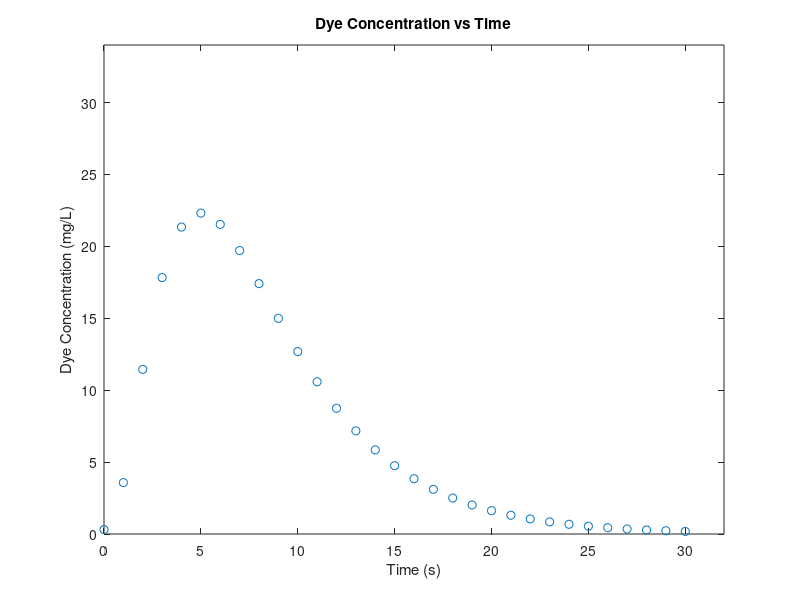

Write the MATLAB code that produced this figure.
data = load('dye.dat');

N = length(data);   % Number of points
a = data(1,1);      % First point value
b = data(N,1);      % Last point value
h = data(2,1) - data(1,1);  % Time intervals (assume constant).

% Rectangular integration (left side)
integ1 = h*sum(data(1:(N-1),2));

% Trapezoidal integration
integ2 = .5*h*(data(1,2) + data(N,2) + 2*sum(data(2:(N-1),2)));

% Simpson's integration
integ3 = (1/3)*h*(data(1,2) + data(N,2) + 4*sum(data(2:2:(N-1),2)) + 2*sum(data(3:2:(N-2),2)));

% MATLAB trapz function
integ4 = trapz(data(:,1),data(:,2));

% Prompt for input
injected = input('Please enter amount of injected dye (mg): ');

% Calculate cardiac input for each of the 4 approximations
Q1 = injected/integ1*60;   % Convert to L/min
Q2 = injected/integ2*60;
Q3 = injected/integ3*60;
Q4 = injected/integ4*60;

% Output approximations, Q, and data plot
disp(sprintf('Type\tApprox. area\tQ (L/min)\n'));
disp(sprintf('R\t\t%0.4f\t\t%0.4f\n',integ1,Q1));
disp(sprintf('T\t\t%0.4f\t\t%0.4f\n',integ2,Q2));
disp(sprintf('S\t\t%0.4f\t\t%0.4f\n',integ3,Q3));
disp(sprintf('trapz\t%0.4f\t\t%0.4f\n',integ4,Q4));
plot(data(:,1),data(:,2),'o');
title('Dye Concentration vs Time');
xlabel('Time (s)');
ylabel('Dye Concentration (mg/L)');
axis([0 32 0 34]);
